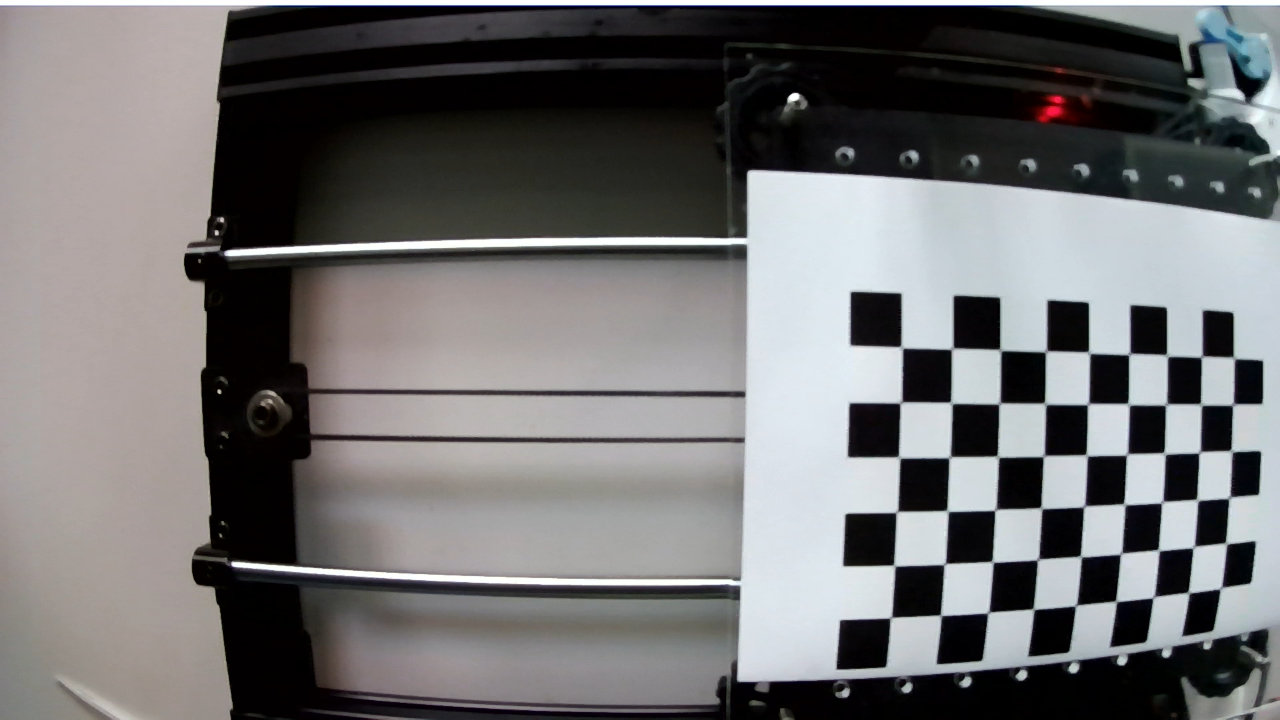
#> input picture Pictures/calibration/image7.png, 1280 x 720 px, found by its file name
$ jupyter execute CV2.ipynb   (shell and % lines are left out)
#> lines starting #> are read from the running program, lines starting #| are printed output that depends on the picture; after the words box and inside, x2 and y2 are one past the last pixel; in counts of white or black regions, pixels touching at a corner belong together
[cell 1]

import numpy as np
import matplotlib.pyplot as plt
import cv2
import math

from skimage import measure, color
plt.rcParams['image.cmap'] = 'gray'

show_all = True

[cell 2]
image = cv2.imread('Pictures/image7.png')
#> image is the input picture: shape (720, 1280, 3); mean B, G, R 112.3, 111.7, 112.5
gray_image = cv2.cvtColor(image, cv2.COLOR_BGR2GRAY)
plt.imshow(gray_image)

[cell 3]
image_blur = cv2.GaussianBlur(gray_image, (5,5), 0)
if show_all:
    plt.imshow(image_blur)

[cell 4]
mask = np.zeros(image.shape[0:2], dtype='uint8')

for x in range(mask.shape[0]):
    for y in range(mask.shape[1]):
        if math.sqrt((x-mask.shape[0]/2)**2 + (y-mask.shape[1]/2)**2) < 150:
            mask[x, y] = 1
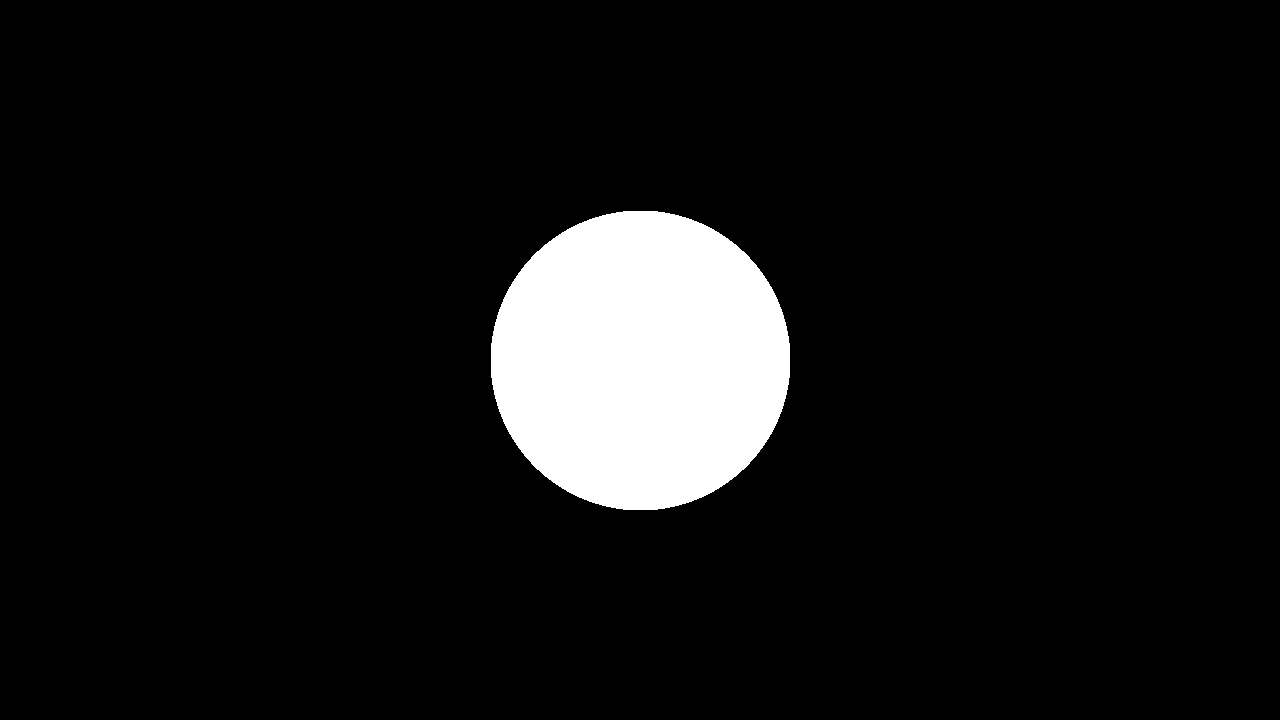
#> mask: shape (720, 1280); values 0 (black) and 1 (white), 7.7% white; 1 white region, box (x1, y1, x2, y2) and area: (491, 211, 790, 510) 70661

if show_all:
    plt.imshow(mask)

[cell 5]
laplacien = cv2.adaptiveThreshold(image_blur, 255, cv2.ADAPTIVE_THRESH_GAUSSIAN_C, cv2.THRESH_BINARY_INV, 5, 4)
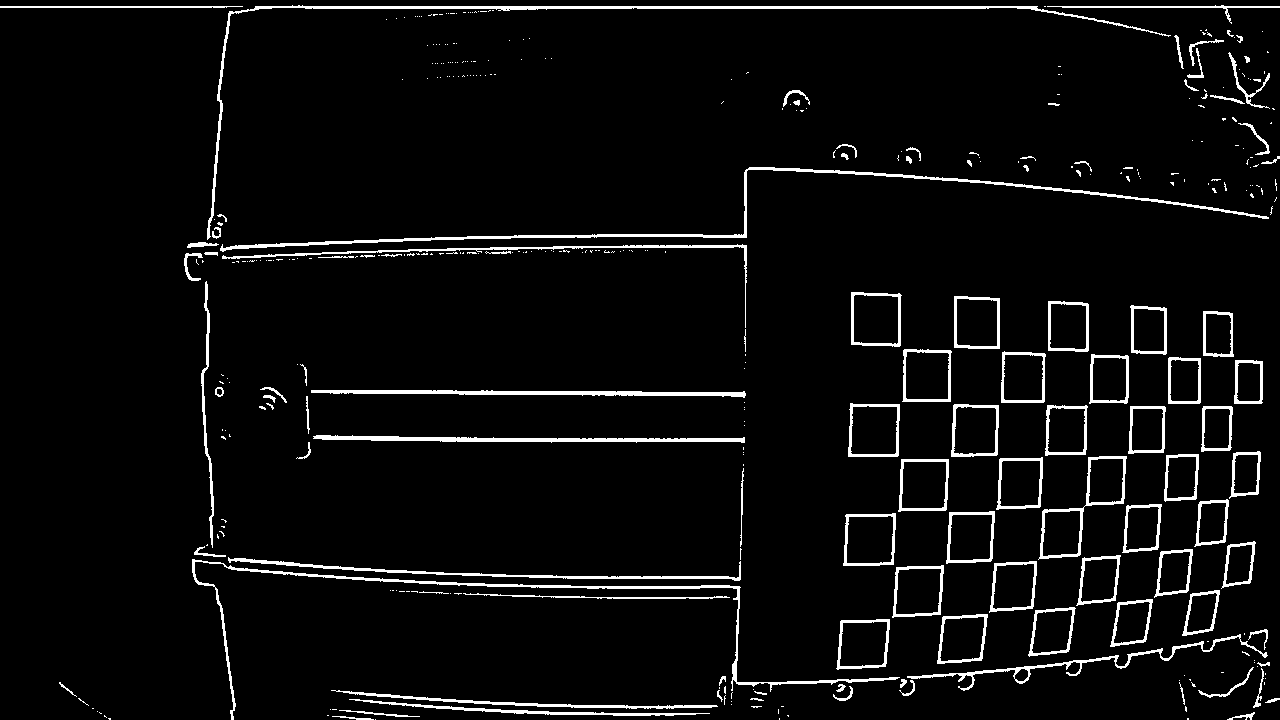
#> laplacien: shape (720, 1280); 4.7% white; 384 white regions (277 under 20 px), largest, box (x1, y1, x2, y2) and area: (207, 5, 1171, 240) 3304, (220, 167, 1269, 252) 3297, (192, 559, 900, 720) 2722
if show_all:
    plt.imshow(laplacien)

[cell 6]
_, binary = cv2.threshold(laplacien, 5, 255, cv2.THRESH_BINARY)
binary = cv2.bitwise_and(binary, binary, mask=mask)
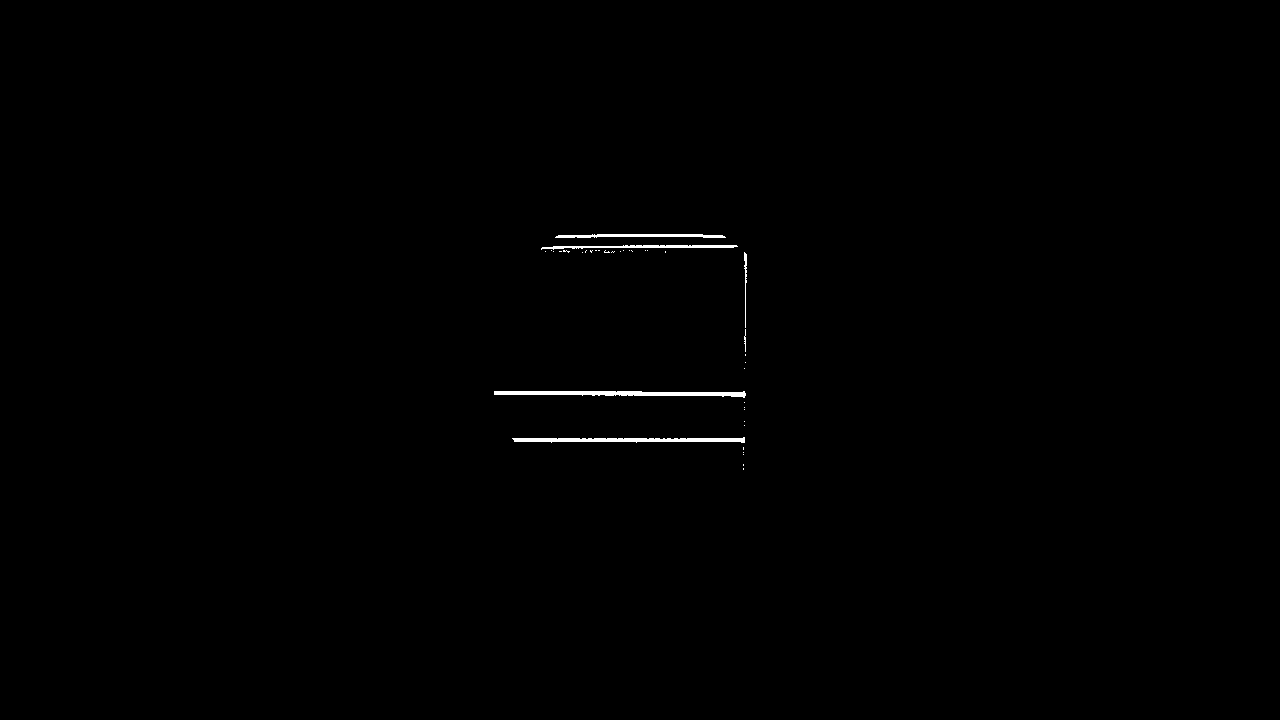
#> binary: shape (720, 1280); 0.35% white; 38 white regions (32 under 20 px), largest, box (x1, y1, x2, y2) and area: (494, 391, 746, 398) 1062, (512, 437, 745, 443) 911, (541, 245, 738, 250) 514, (555, 234, 726, 238) 501, (744, 252, 747, 328) 111, (744, 329, 746, 352) 28
if show_all:
    plt.imshow(binary)

[cell 7]
kernel = np.ones((3, 3), np.uint8)
dilated = cv2.dilate(binary, kernel, iterations=2)
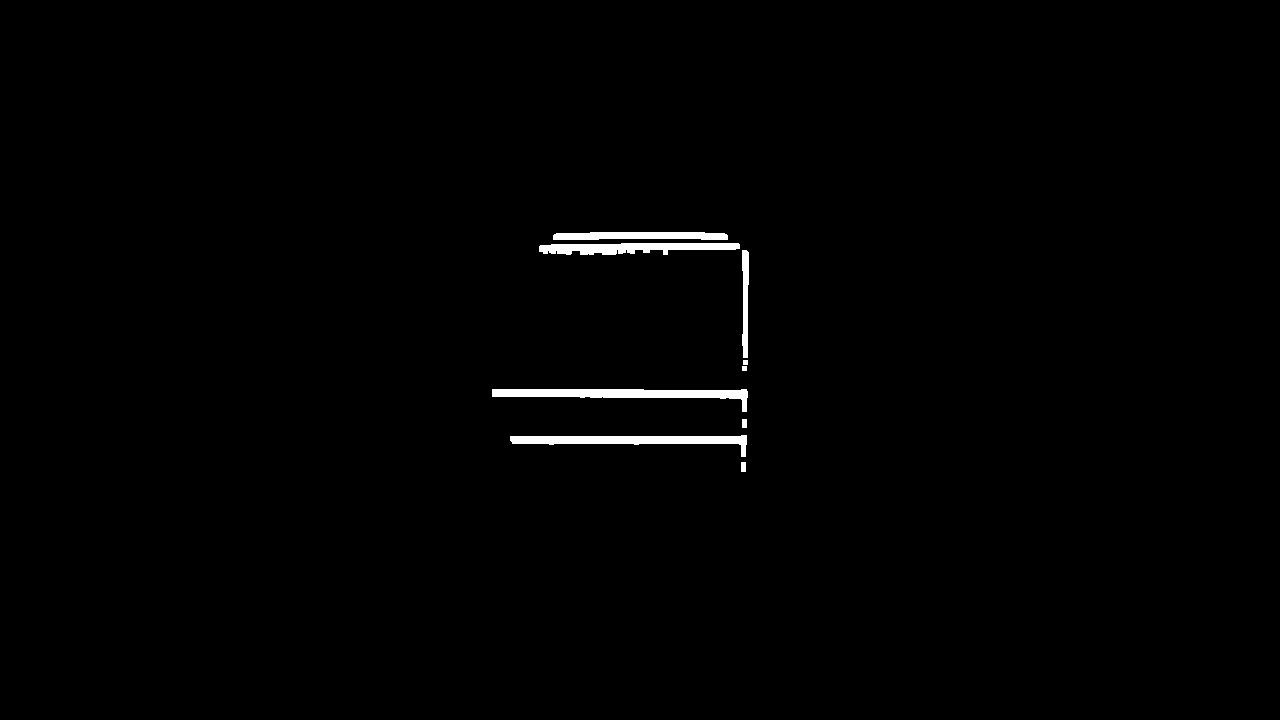
#> dilated: shape (720, 1280); 0.85% white; 9 white regions, largest, box (x1, y1, x2, y2) and area: (492, 389, 748, 412) 2201, (510, 435, 747, 457) 1975, (539, 243, 740, 255) 1707
erroded = cv2.erode(dilated, kernel, iterations=2)
#> erroded: shape (720, 1280); 0.38% white; 9 white regions (4 under 20 px)
if show_all:
    plt.imshow(erroded)

[cell 8]
samples = []
out = image.copy()
num = 0
size_min = 8
size_max = 50

font = cv2.FONT_HERSHEY_SIMPLEX
fontScale = 0.5
color = (0, 255, 0)
thickness = 1

elements = cv2.findContours(erroded, cv2.RETR_EXTERNAL, cv2.CHAIN_APPROX_SIMPLE)[-2]
#> elements = 9 contours, 4 with area under 20; largest, box (x1, y1, x2, y2) and area: (494, 391, 746, 410) 818, (512, 437, 745, 455) 700, (541, 245, 738, 253) 538, (555, 234, 726, 238) 339, (744, 252, 747, 356) 53
for i in range(len(elements)):
    area = cv2.contourArea(elements[i])
    if area > size_min and area < size_max:
        num += 1
        ((x, y), radius) = cv2.minEnclosingCircle(elements[i])
        size, _ = cv2.getTextSize(str(num), font, fontScale, thickness)
        out = cv2.putText(out, str(num), (int(x-size[0]/2),int(y-5)), font,
                   fontScale, color, thickness, cv2.LINE_AA)
#> this loop made 9 passes
#> area on passes 2, 4, 7, 8, 9: 700, 818, 53, 537.5, 339
#> after the loop, num = 0


plt.imshow(out)

$ run again, with Pictures/calibration/image1.png copied over Pictures/calibration/image7.png
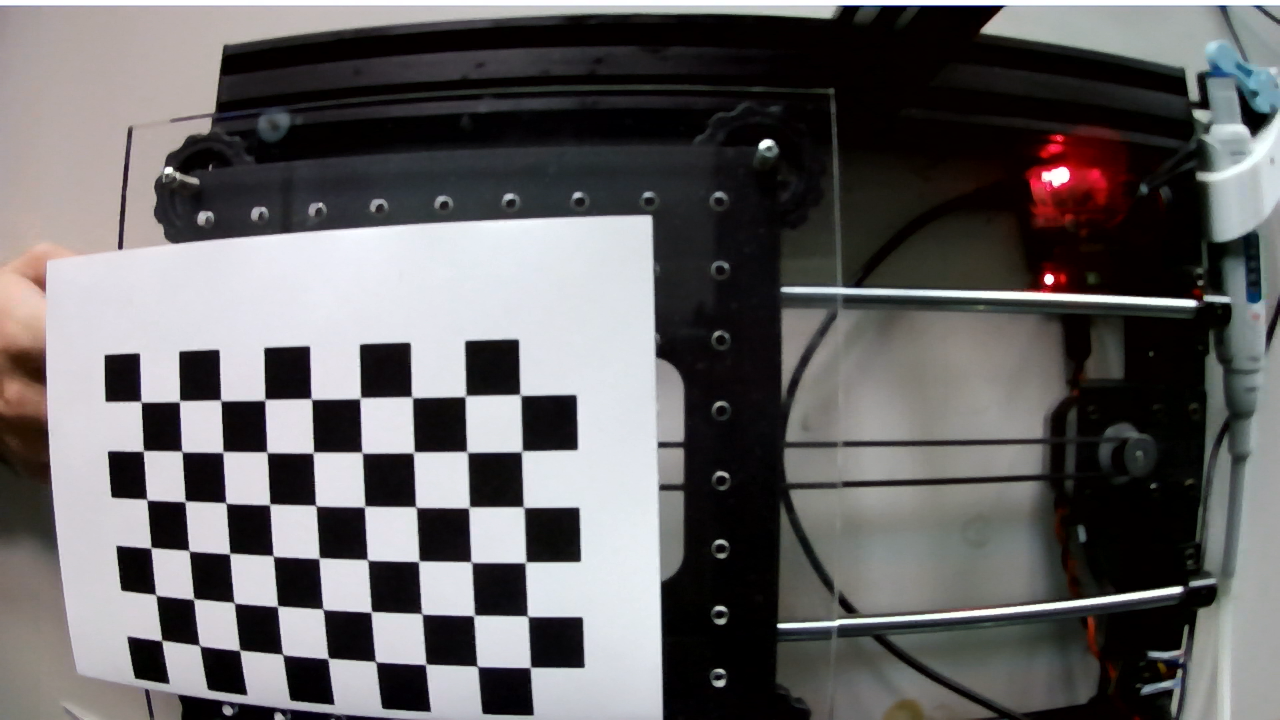
#> input picture Pictures/calibration/image1.png, 1280 x 720 px, found by its file name
#> image is the input picture: shape (720, 1280, 3); mean B, G, R 99.8, 99.1, 101.2
#> `laplacien = cv2.adaptiveThreshold(image_blur, 255, cv2.ADAPTIVE_THRESH..`:
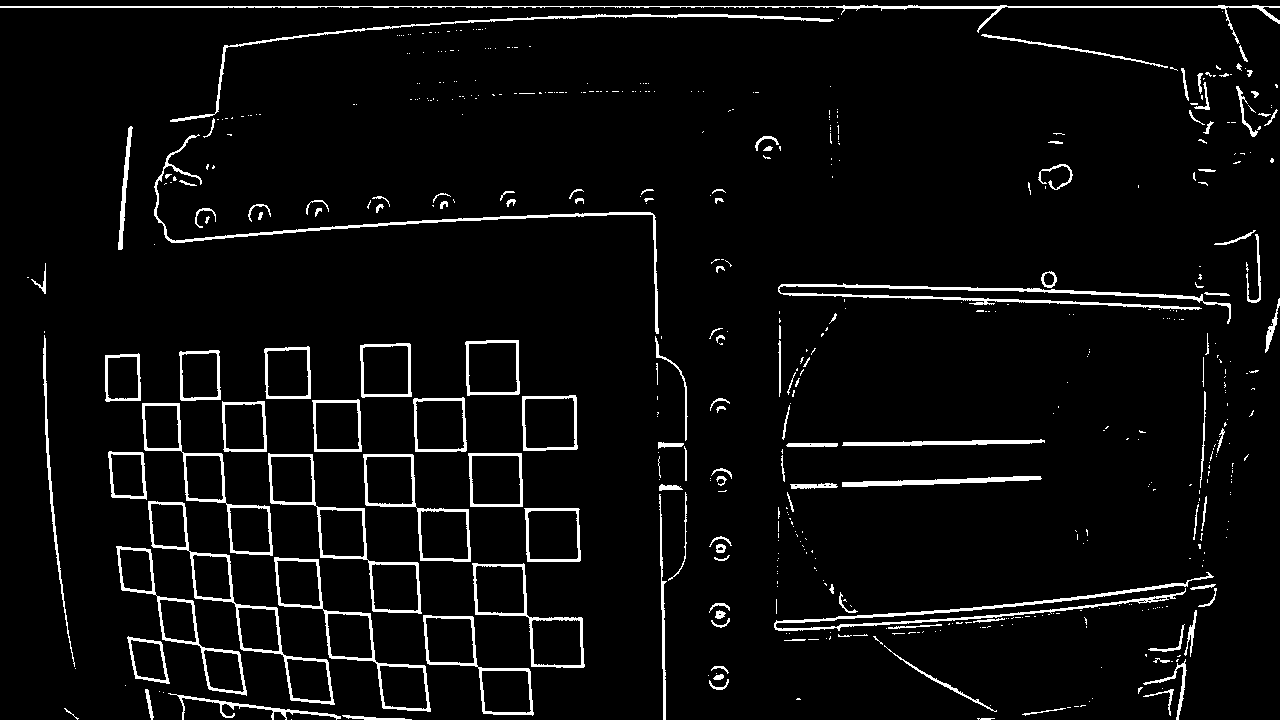
#> laplacien: shape (720, 1280); 4.8% white; 540 white regions (404 under 20 px), largest, box (x1, y1, x2, y2) and area: (0, 5, 1280, 44) 2643, (778, 283, 1231, 324) 2624, (774, 572, 1214, 631) 2459
#> binary: shape (720, 1280); 0.27% white; 35 white regions (16 under 20 px), largest, box (x1, y1, x2, y2) and area: (522, 395, 578, 451) 623, (602, 212, 659, 334) 462, (492, 340, 520, 395) 307
#> `dilated = cv2.dilate(binary, kernel, iterations=2)`:
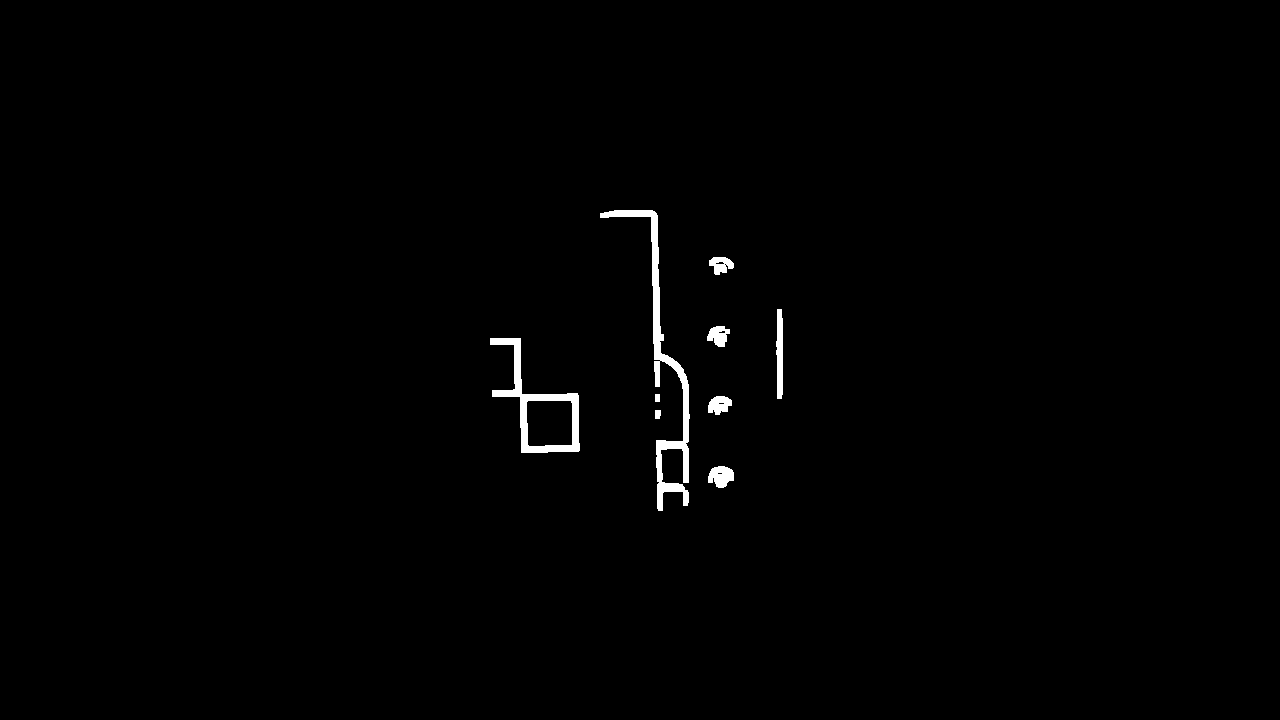
#> dilated: shape (720, 1280); 0.81% white; 9 white regions, largest, box (x1, y1, x2, y2) and area: (600, 210, 690, 511) 3285, (490, 338, 580, 453) 2215, (776, 309, 783, 399) 538
#> erroded: shape (720, 1280); 0.3% white; 19 white regions (7 under 20 px)
#> elements = 19 contours, 9 with area under 20; largest, box (x1, y1, x2, y2) and area: (522, 395, 578, 451) 2871, (602, 212, 688, 441) 460, (492, 340, 520, 395) 206, (711, 468, 732, 486) 192, (658, 442, 687, 481) 120
#> the loop `for i in range(len(elements)):` made 19 passes
#> (area, num, x, y, radius, size) on pass 16: (24.5, 2, 719.8, 268.5, 4.51, (11, 12))
#> after the loop `for i in range(len(elements)):`: num = 2
